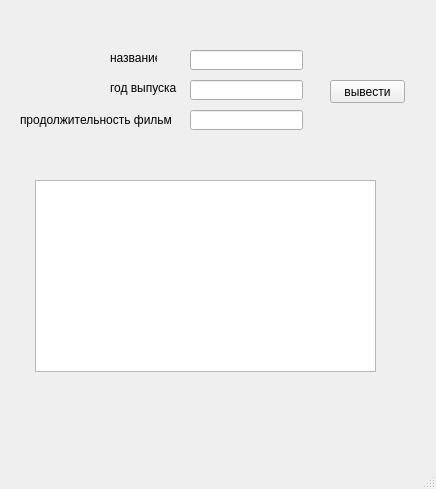
<?xml version="1.0" encoding="UTF-8"?>
<ui version="4.0">
 <class>MainWindow</class>
 <widget class="QMainWindow" name="MainWindow">
  <property name="geometry">
   <rect>
    <x>0</x>
    <y>0</y>
    <width>436</width>
    <height>489</height>
   </rect>
  </property>
  <property name="windowTitle">
   <string>Фильтр</string>
  </property>
  <widget class="QWidget" name="centralwidget">
   <widget class="QTableWidget" name="tableWidget">
    <property name="geometry">
     <rect>
      <x>35</x>
      <y>180</y>
      <width>341</width>
      <height>192</height>
     </rect>
    </property>
   </widget>
   <widget class="QLabel" name="label">
    <property name="geometry">
     <rect>
      <x>110</x>
      <y>50</y>
      <width>47</width>
      <height>16</height>
     </rect>
    </property>
    <property name="text">
     <string>название</string>
    </property>
   </widget>
   <widget class="QLabel" name="label_2">
    <property name="geometry">
     <rect>
      <x>110</x>
      <y>80</y>
      <width>71</width>
      <height>16</height>
     </rect>
    </property>
    <property name="text">
     <string>год выпуска</string>
    </property>
   </widget>
   <widget class="QLabel" name="label_3">
    <property name="geometry">
     <rect>
      <x>20</x>
      <y>110</y>
      <width>151</width>
      <height>20</height>
     </rect>
    </property>
    <property name="text">
     <string>продолжительность фильма</string>
    </property>
   </widget>
   <widget class="QLineEdit" name="lineEdit">
    <property name="geometry">
     <rect>
      <x>190</x>
      <y>50</y>
      <width>113</width>
      <height>20</height>
     </rect>
    </property>
   </widget>
   <widget class="QLineEdit" name="lineEdit_2">
    <property name="geometry">
     <rect>
      <x>190</x>
      <y>80</y>
      <width>113</width>
      <height>20</height>
     </rect>
    </property>
   </widget>
   <widget class="QLineEdit" name="lineEdit_3">
    <property name="geometry">
     <rect>
      <x>190</x>
      <y>110</y>
      <width>113</width>
      <height>20</height>
     </rect>
    </property>
   </widget>
   <widget class="QPushButton" name="pushButton">
    <property name="geometry">
     <rect>
      <x>330</x>
      <y>80</y>
      <width>75</width>
      <height>23</height>
     </rect>
    </property>
    <property name="text">
     <string>вывести</string>
    </property>
   </widget>
  </widget>
  <widget class="QMenuBar" name="menubar">
   <property name="geometry">
    <rect>
     <x>0</x>
     <y>0</y>
     <width>436</width>
     <height>21</height>
    </rect>
   </property>
  </widget>
  <widget class="QStatusBar" name="statusbar"/>
 </widget>
 <resources/>
 <connections/>
</ui>
